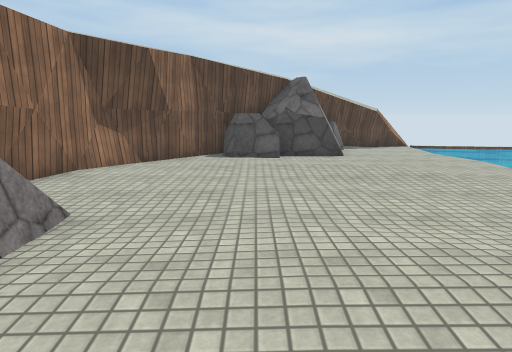
view 1 (above)

16 first-person views from a walk through a scene from a Unity 3-D project. The camera is 1.4 m above the floor, tilts 10° down and sees 75° across. The floor is counted in squares, 1 m on a side. Each view is taken from the middle of a square. On the plan, view 1 faces up. The plan holds only what a view shows up to about 15 squares ahead; the rest is blank. The place goes on beyond the plan. Some animated figures are left out. Surface patterns are stand-ins for the level's own textures.

view 2
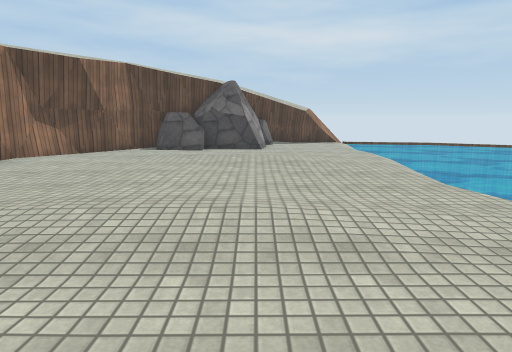

view 3
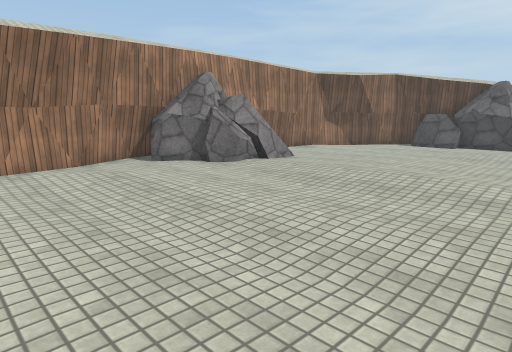

view 4
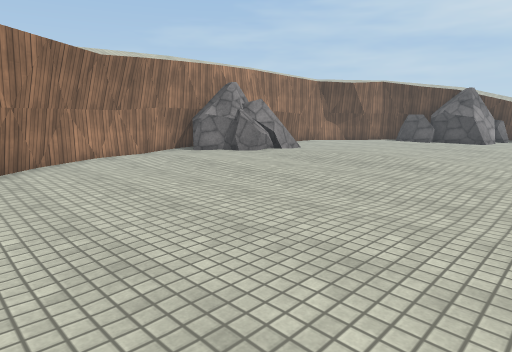

view 5
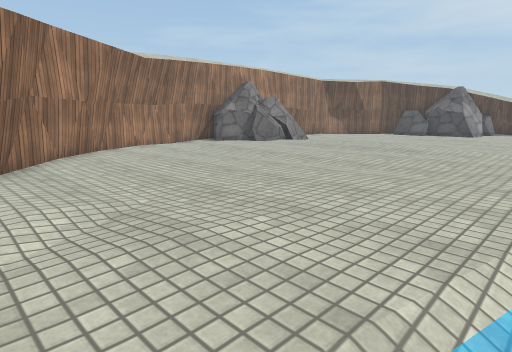

view 6
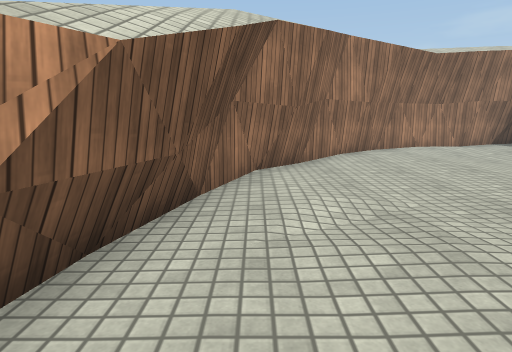

view 7
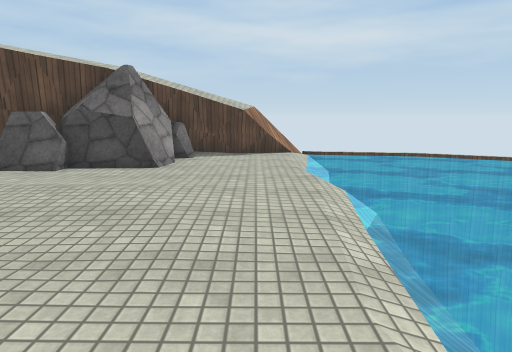

view 8
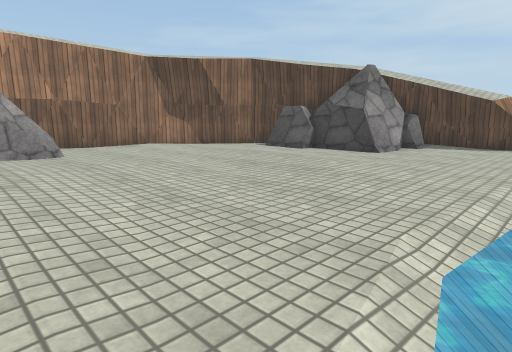

view 9
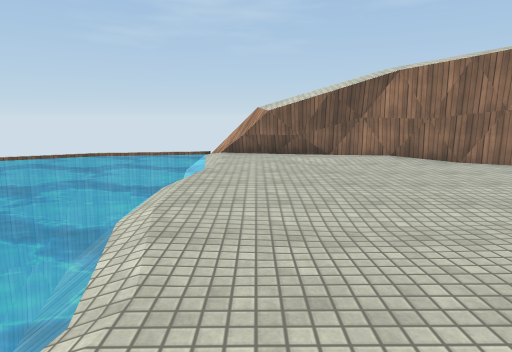

view 10
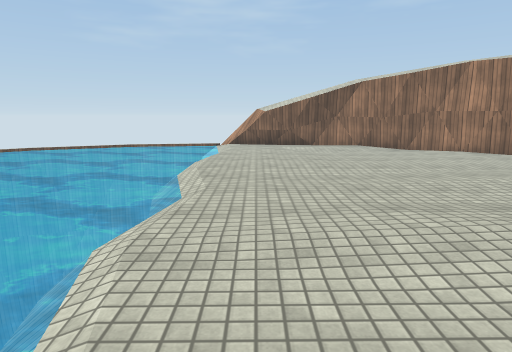

view 11
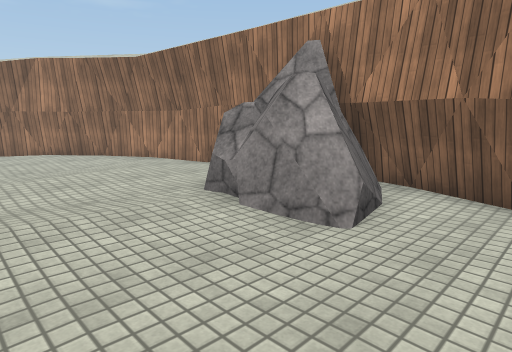

view 12
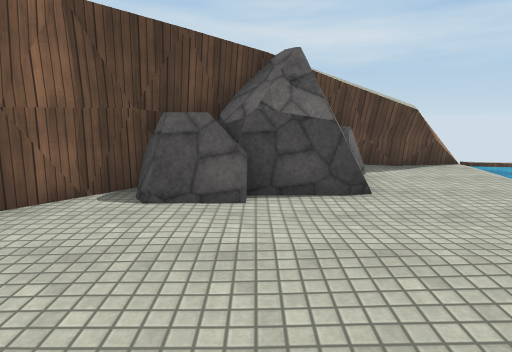

view 13
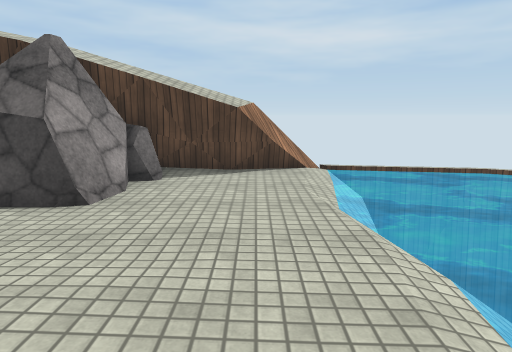

view 14
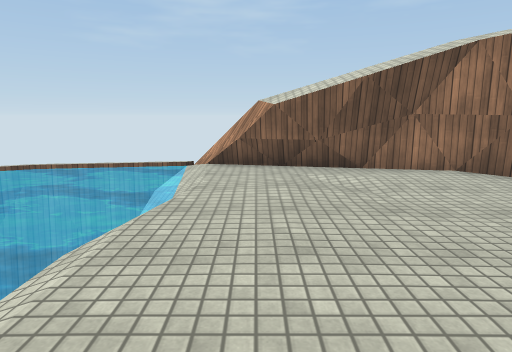

view 15
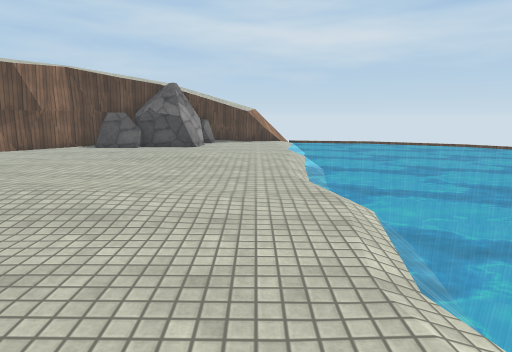

view 16
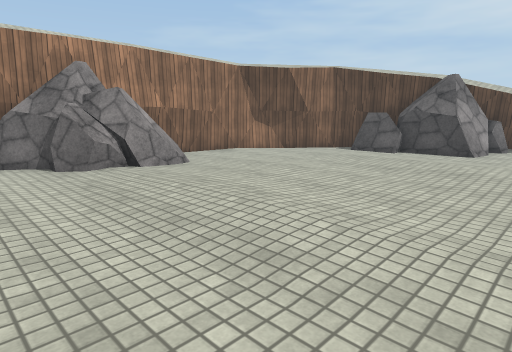

### Floor plan
Key: @ floor where view 1 was taken; # wall or solid block; x gap in a wall; . main floor; : floor 0.25 m higher than the main floor; - floor 0.25 m lower than the main floor; / step, stairs or slope; ~ water the walk can cross; ≈ water the walk keeps out of; R rock.
Columns run from 6 left of view 1 to 9 right of it. Each row starts with its distance up from view 1.
 17             #x≈≈
 16          ####.-≈
 15          R#...~≈
 14      ##RRR....~≈
 13     ##RRRR....~≈
 12    ##RRRRR....≈≈
 11   ##..........~≈
 10   #...........~≈
  9  ##...........~≈
  8  #............~≈
  7  #............≈≈
  6 ##............≈≈
  5 ##.R........./≈≈
  4 #RRR..........≈≈
  3 #R R...::.....~≈
  2 R RR....::....~≈
  1 #RR...........~≈
  0 #R....@.......≈≈
 -1 #.............≈≈
 -2 ##............~≈
 -3  #............-≈
 -4  #............-≈
 -5  ##...........-≈
 -6   ##..........-≈
 -7    ##.........~≈
 -8     ##........~≈
 -9      ##.......~≈
-10       ####....~≈
-11         #####.~≈
-12             ##-≈

Positions as (right, up) in squares from view 1, and headings:
1: (0, 0), facing up
2: (3, -2), facing up
3: (5, -5), facing up-left
4: (7, -8), facing up-left
5: (8, -10), facing up-left
6: (8, -10), facing left
7: (6, 3), facing up
8: (8, 2), facing up-left
9: (6, 2), facing down
10: (6, 6), facing down
11: (1, 7), facing down-left
12: (1, 6), facing up
13: (6, 7), facing up
14: (6, -2), facing down
15: (6, -3), facing up
16: (6, -1), facing up-left
